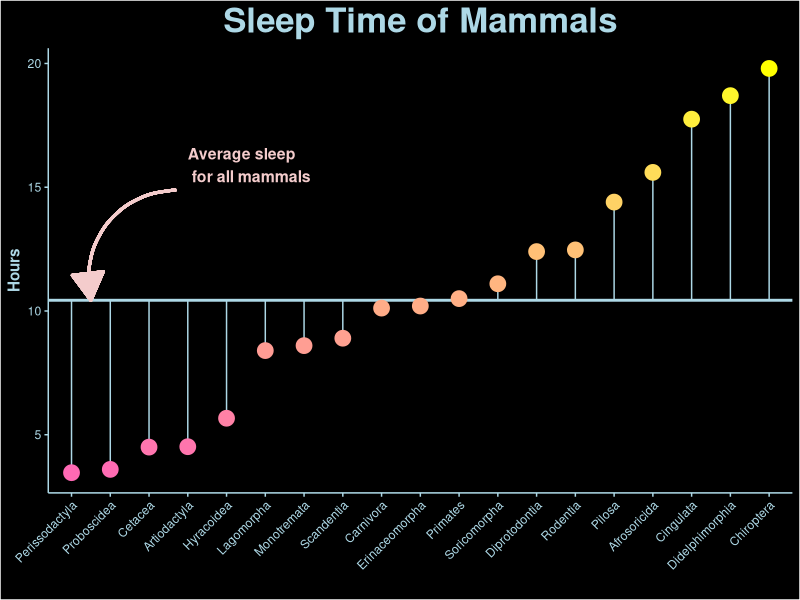

Write R code to recreate this figure. (Note: this script raises an error after producing the figure.)
## ---- chunk 1
#| label: Load Libraries
#| message: false
#| warning: false
#| include: false
library(tidyverse)
library(forcats)
## ---- chunk 2
#| label: Lollipop Visual
#| echo: true
#| message: false
#| warning: false
# prepare data
msleep %>% 
  group_by(order) %>% 
  summarise(mean_sleep = mean(sleep_total)) %>% 
  mutate(order = fct_reorder(order, mean_sleep)) %>% 

# specify where your data will go, which axis 
  ggplot(aes(order, mean_sleep)) +
  
  labs(
    title = "Sleep Time of Mammals",
    x = "",
    y = "Hours") +
  theme(axis.text.x =
          element_text(angle = 45,
                       vjust = 1,
                       hjust = 1),
        axis.title.y = element_text(face = "bold"),
        plot.title = element_text(hjust = 0.5,
                                  size = 25,
                                  face = "bold")) +
# Adjust all element colours  
  theme(
    axis.text.x = element_text(color = "lightblue"),
    axis.text.y = element_text(color = "lightblue"),
    axis.title.y = element_text(color = "lightblue"),
    plot.title = element_text(color = "lightblue"),
    axis.line = element_line(color = "lightblue"),
    axis.ticks = element_line(color = "lightblue"),
    panel.background = element_rect(fill = "black"),
    plot.background = element_rect(fill = "black"),
    panel.grid.major = element_blank(),
    panel.grid.minor = element_blank(),
    legend.position = "none") +

# Add a horizontal line for average sleep
  geom_hline(yintercept = mean(msleep$sleep_total),
             colour = "lightblue",
             size = 1) +

# Add segments from each group average sleep
  geom_segment(aes(x = order,
                   y = mean(msleep$sleep_total),
                   xend = order,
                   yend = mean_sleep),
                   colour = "lightblue") +
               
               
# add points for each group mean sleep time
  geom_point(aes(colour = mean_sleep),
             size = 5) +
  scale_color_gradient(low = "hotpink",
                       high = "yellow") +
  
# add annotation text
  annotate("text",
           x = 4,
           y = max(msleep$sleep_total) - 4,
           label = "Average sleep\n for all mammals",
           colour = "#f4cccc",
           size = 4,
           fontface = "bold",
           hjust = 0
           ) +
# add a curved arrow pointing to horizontal line
geom_curve(aes(x = 3.7,
               y = max(msleep$sleep_total) - 5,
               xend = 1.5,
               yend = mean(msleep$sleep_total)),
           colour = "#f4cccc",
           curvature = 0.5,
           size = 1,
           arrow = arrow(length = 
                           unit(0.07, "npc"),
                                type = "closed"))
## ---- chunk 3
#| message: false
#| warning: false
msleep %>% 
  ggplot(aes(sleep_total, sleep_rem)) +
  geom_point() +
  geom_smooth() +
  labs(
    title = "Temp",
    x = "total sleep"
  ) +
  
## ---- chunk 4
ggplot(msleep, aes(displ, hwy, colour = class)) +
  geom_point()
